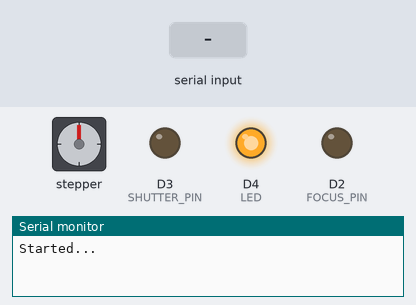
Recording of a sketch running on a simulated ESP8266 (Wemos D1 mini). On the bench: stepper motor, output pins drawn as LEDs (lit = HIGH), the last lines printed to the serial monitor. Inputs (shaded band) come from the test bench. Stepper angles assume 200 steps per turn.

Above: at 1.2 s.
1.3 s: "90,45\n" received over Serial
At 4.1 s:
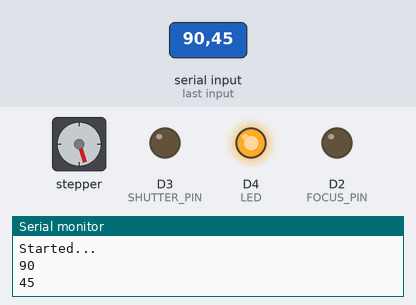
4.3 s: "30,150\n" received over Serial
At 5.3 s:
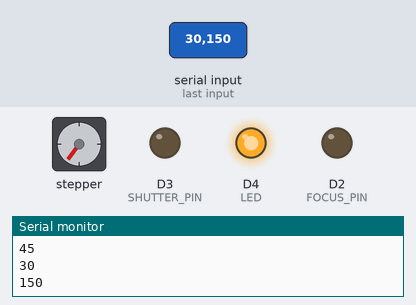
6.0 s: "5\n" received over Serial
At 7.0 s:
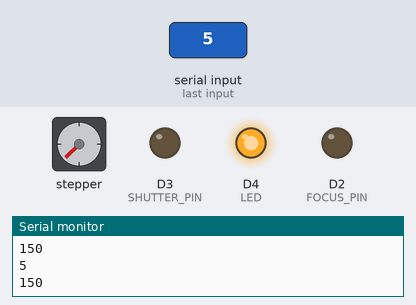
7.5 s: "200\n" received over Serial
At 7.65 s:
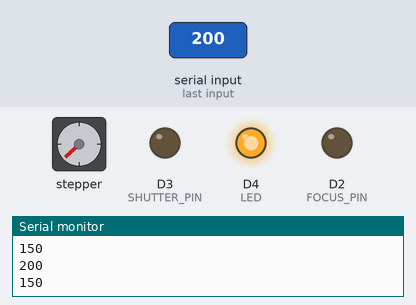
10.5 s: "90,45,200\n" received over Serial
At 13.3 s:
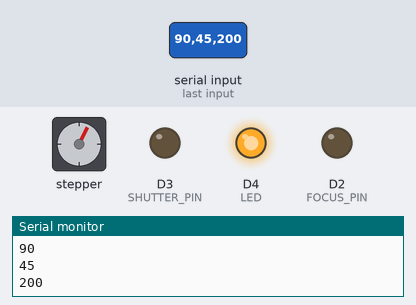
13.5 s: "90\n" received over Serial
At 16.9 s:
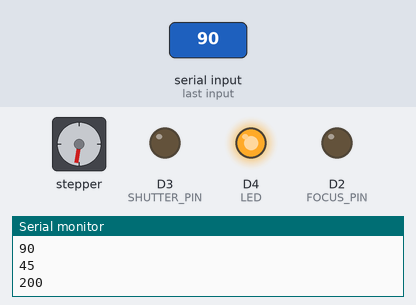
Timing chart, 0 to 17.5 s (numbered marks = the images above; inputs shaded):
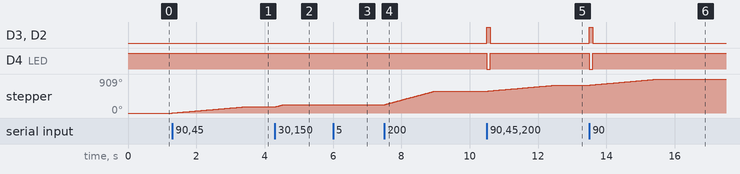

The sketch:

stepper_controller.ino
```cpp
#include <AccelStepper.h>
#include <MultiStepper.h>

//TODO update pin convention to support ESP8266
//Currently using Arduino pin numbers
// #define Y_STEP_PIN 4
// #define Y_DIR_PIN 0

//node-mcu
// #define STEP_PIN 16
// #define DIR_PIN 5
// #define TRIGGER_PIN1 14  //todo - check pins for D1
// #define TRIGGER_PIN2 12  //todo - check pins for D1

//WEMOS D1 Mini
#define STEP_PIN D0
#define DIR_PIN D1
// #define TRIGGER_PIN1 D2
// #define TRIGGER_PIN2 D3


const int LED = D4;         // LED pin
const int FOCUS_PIN = D2;
const int SHUTTER_PIN = D3;


const byte numChars = 16;  //-1000,-1000\n
char receivedChars[numChars];   // an array to store the received data

boolean newData = false;
float max_speed = 50000;
int steps = 0;
int speed = 0;
int trigger = 0;

// Define the stepper motor and the pins that is connected to
AccelStepper stepper(AccelStepper::DRIVER, STEP_PIN, DIR_PIN); // (Type of driver: with 2 pins, STEP, DIR)

int position = 0;

bool camera_actioned = false;
unsigned long camera_trigger_time = 0;
unsigned long timeout = 100; //ms


void configure_pins(){
  pinMode(LED, OUTPUT);
  pinMode(FOCUS_PIN, OUTPUT);
  pinMode(SHUTTER_PIN, OUTPUT);
  digitalWrite(LED, HIGH);
  // pinMode(TRIGGER_PIN1, OUTPUT);
  // digitalWrite(TRIGGER_PIN1, LOW);
}

void setup()
{
  configure_pins();
  stepper.setMaxSpeed(max_speed);
  Serial.begin(115200);
  Serial.println("Started...");
}

void check_trigger()
{
  if (camera_actioned){
    if (millis() - camera_trigger_time > timeout){
      camera_actioned = false;

      digitalWrite(FOCUS_PIN, LOW);
      digitalWrite(SHUTTER_PIN, LOW);
      digitalWrite(LED, HIGH);
    }
  }

  // digitalWrite(TRIGGER_PIN1, LOW);    //make sure it's low first
  // digitalWrite(TRIGGER_PIN1, HIGH);   //v.quick pulse
  // digitalWrite(TRIGGER_PIN1, LOW);    //return to low
  // trigger = 0;
}


void trigger_all(){
  digitalWrite(FOCUS_PIN, HIGH);
  digitalWrite(SHUTTER_PIN, HIGH);
  digitalWrite(LED, LOW);
  camera_actioned = true;
  camera_trigger_time = millis();
}


void update()
{
  if (newData) {
    newData = false;
    position += steps;
    stepper.moveTo((long)position);
    stepper.setSpeed(max_speed);
  }

  if (stepper.distanceToGo() != 0) {
    stepper.runSpeedToPosition();
  }
}

void loop()
{
  update();
  read();
  check_trigger();
}


void read()
{
  if (Serial.available() > 0) {
    int bytesRead = Serial.readBytesUntil('\n', receivedChars, numChars);
    newData = true;
    receivedChars[bytesRead] = '\0';
    int result = sscanf(receivedChars, "%d,%d,%d", &steps, &speed, &trigger);

    Serial.println(steps);

    if (speed > 0) {
      max_speed = (float)speed;
      Serial.println(speed);
    }

    if (trigger > 0) {
      Serial.println(trigger);
      trigger_all();
    }
  }
}
```

Measured:
- after the input at 1.3 s, stepper: turns 162° clockwise in 2.0 s, starting at once
- after the input at 4.3 s, stepper: turns 54° clockwise in 0.21 s, starting at once
- after the input at 6.0 s, stepper: goes 217° 0.03 s, then 225°, starting at once
- after the input at 7.5 s, stepper: turns 360° clockwise in 1.5 s, starting at once
- after the input at 10.5 s, D3 (SHUTTER_PIN), D2 (FOCUS_PIN): LOW → HIGH at once, → LOW 0.10 s later; D4 (LED): HIGH → LOW at once, → HIGH 0.10 s later; stepper: turns 162° clockwise in 2.0 s, starting at once
- after the input at 13.5 s, D3 (SHUTTER_PIN), D2 (FOCUS_PIN): LOW → HIGH at once, → LOW 0.10 s later; D4 (LED): HIGH → LOW at once, → HIGH 0.10 s later; stepper: turns 162° clockwise in 2.0 s, starting at once
